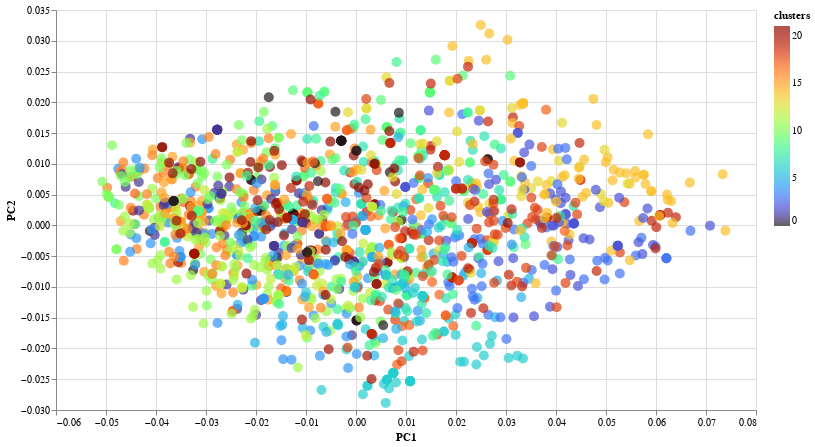

Write notebook code for a chart like this one.
### Code cell
data_norm = sklearn.preprocessing.normalize(data_log,norm='l2')
data_pc = PCA().fit_transform(data_norm.T)
data_pc = pd.DataFrame(data_pc, 
                       index = data_log.columns, 
                    # columns = data_log.index
                       )
data_pc
plot_data = data_pc.iloc[:,0:2]
plot_data.columns = ["PC1", "PC2"]
plot_data["samples"] = plot_data.index
plot_data["clusters"] = k10_labels
plot_data
alt.data_transformers.disable_max_rows()
fig = alt.Chart(plot_data).mark_circle(size= 100).encode(
    alt.X("PC1", ),
    alt.Y('PC2' ), 

    alt.Color('clusters', scale=alt.Scale(scheme='turbo')), 
    tooltip=['samples']
).properties(
    width=700,
    height=400).interactive()
# text = fig.mark_text(
#     align='left',
#     baseline='bottom',
#     dx=10
# ).encode(
#     text='samples'
# )
fig
# + text

### Figure 1 — Vega-Lite specification as saved in the notebook (floating-point values rounded to 4 significant figures; data arrays with more than 128 entries replaced by an {"elided": "..."} marker saying what was removed)
{"config": {"view": {"continuousWidth": 400, "continuousHeight": 300}}, "data": {"name": "data-dea013d642b3448bf9af335f78539b4d"}, "mark": {"type": "circle", "size": 100}, "encoding": {"color": {"field": "clusters", "scale": {"scheme": "turbo"}, "type": "quantitative"}, "tooltip": [{"field": "samples", "type": "nominal"}], "x": {"field": "PC1", "type": "quantitative"}, "y": {"field": "PC2", "type": "quantitative"}}, "height": 400, "selection": {"selector003": {"type": "interval", "bind": "scales", "encodings": ["x", "y"]}}, "width": 700, "$schema": "https://vega.github.io/schema/vega-lite/v4.17.0.json", "datasets": {"data-dea013d642b3448bf9af335f78539b4d": {"elided": "1510 records"}}}
